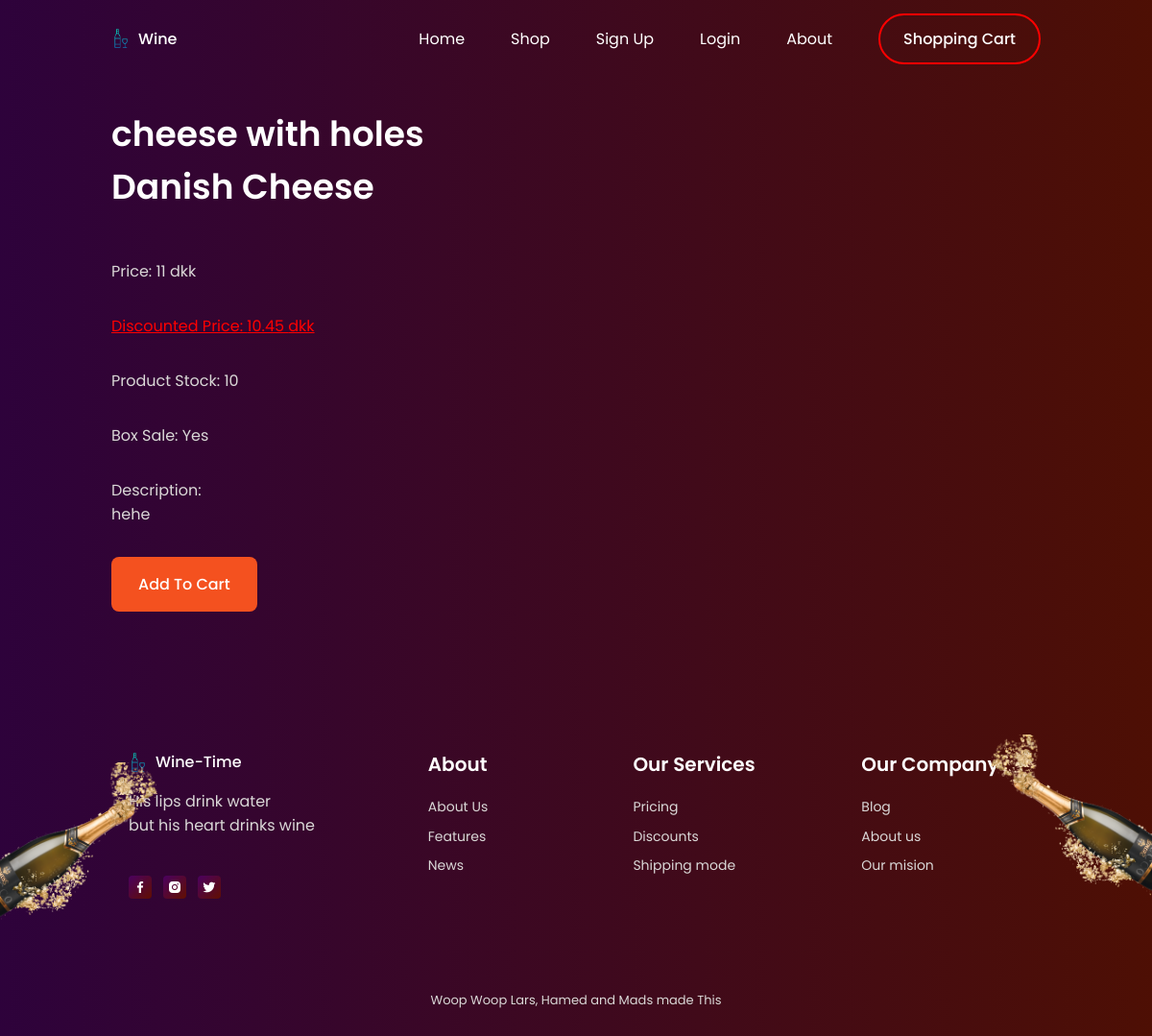
The app's page /productView.php?action=?&code=11 with its own data.
### tables this page shows
CREATE TABLE IF NOT EXISTS `products` (
  `ProductID` int AUTO_INCREMENT NOT NULL PRIMARY KEY,
  `pType` varchar(100) NULL,
  `pName` varchar(100) NULL,
  `pPrice` int(11) NULL,
  `pDiscount` int(11) NULL,
  `pStock` int(11) NULL,
  `pBoxsale` varchar(255) NULL,
  `pDescription` varchar(255) NULL,
  `pImgUrl` varchar(255) NULL
);

### classes/DAO/DbCon.php (called while the page is built, shortened)
<?php
class DbCon
{
    protected function connect()
    {
        try {
            $user = "admin5";
            $pass = "123456";
            $dbcon = new \PDO('mysql:host=localhost;dbname=WineTimeDB;charset=utf8', $user, $pass);
            return $dbcon;
        } catch (\PDOException $e) {
            print "Error!: " . $e->getMessage() . "<br/>";
            die();
        }
    }
}

### classes/DAO/Product.php (called while the page is built, shortened)
<?php
class Product extends DbCon
{
    public function showProduct($entryid)
    {
        try {
            $sqlGet = "SELECT * FROM products WHERE ProductID=$entryid";
            $stmt = $this->connect()->prepare($sqlGet);
            if (!$stmt->execute()) {
                $stmt = null;
                header("Location: ../adminEditProduct.php?error=stmtfailed");
                exit();
            }
            $getProduct = $stmt->fetchAll();
            return $getProduct;
        } catch (\Throwable $th) {
            $th = header("Location: ../adminEditProduct.php?error=stmtfailed");
        }
    }
}

### productView.php (the view, shortened to what this page needs)
<?php include_once './header.php';
if (isset($_GET['code'])) {
?>
    <?php
    $productView = new \DAO\Product();
    $getProduct = $productView->showProduct($_GET['code']);
    $disc = $getProduct[0][3] - ($getProduct[0][3] * ($getProduct[0][4] / 100));
    ?>
    <section class="section about" id="about">
        <div class="about__container container grid">
            <div class="about__data">
                <h2 class="section__title about__title">
                    <?php echo $getProduct[0][2]; ?><br />
                    <?php echo $getProduct[0][1]; ?>
                </h2>
                <p class="about__description">
                    Price: <?php echo $getProduct[0][3]; ?> dkk
                </p>
                <?php if ($getProduct[0][4] > 0) { ?>
                    <p style="text-decoration: underline; color: red;" class="about__description">
                        Discounted Price:
                        <?php echo $disc ?> dkk
                    </p>
                <?php } ?>
                <p class="about__description">
                    Product Stock:
                    <?php echo $getProduct[0][5]; ?>
                </p>
                <p class="about__description">
                    Box Sale:
                    <?php echo $getProduct[0][6]; ?>
                </p>
                <p class="about__description">
                    Description: <br>
                    <?php echo $getProduct[0][7]; ?>
                </p>
                <form method="post" action="./productView.php?action=add&code=<?php echo $getProduct[0][0]; ?>">
                    <button type="submit" value="Add to cat" class="button">Add To Cart</button>
                </form>
            </div>
        </div>
    </section>
<?php } else {
    header('Location: ./index.php?status=0');
}
?>
<?php include_once './footer.php'; ?>

### assets/css/styles.css (style rules this page uses)
:root { --header-height: 3.5rem; --hue: 14; --first-color: hsl(var(--hue), 91%, 54%); --first-color-alt: hsl(var(--hue), 91%, 50%); --title-color: hsl(var(--hue), 4%, 100%); --text-color: hsl(var(--hue), 4%, 85%); --text-color-light: hsl(var(--hue), 4%, 55%); --body-color: linear-gradient( 90deg, hsl(286, 93%, 12%) 0%, hsl(9, 90%, 16%) 100% ); --container-color: linear-gradient( 136deg, hsl(286, 98%, 19%) 0%, hsl(9, 100%, 19%) 100% ); --body-font: "Poppins", sans-serif; --biggest-font-size: 2rem; --h1-font-size: 1.5rem; --h2-font-size: 1.25rem; --h3-font-size: 1rem; --normal-font-size: 0.938rem; --small-font-size: 0.813rem; --smaller-font-size: 0.75rem; --font-medium: 500; --font-semi-bold: 600; --font-black: 900; --mb-0-25: 0.25rem; --mb-0-5: 0.5rem; --mb-0-75: 0.75rem; --mb-1: 1rem; --mb-1-5: 1.5rem; --mb-2: 2rem; --mb-2-5: 2.5rem; --z-tooltip: 10; --z-fixed: 100; }
@media screen and (min-width: 992px) { :root { --biggest-font-size: 4rem; --h1-font-size: 2.25rem; --h2-font-size: 1.5rem; --h3-font-size: 1.25rem; --normal-font-size: 1rem; --small-font-size: 0.875rem; --smaller-font-size: 0.813rem; } }
* { box-sizing: border-box; padding: 0; margin: 0; }
html { scroll-behavior: smooth; }
body { margin: var(--header-height) 0 0 0; font-family: var(--body-font); font-size: var(--normal-font-size); background: var(--body-color); color: var(--text-color); }
h1, h2, h3, h4 { color: var(--title-color); font-weight: var(--font-semi-bold); }
button, input { border: none; outline: none; }
button { cursor: pointer; font-family: var(--body-font); font-size: var(--normal-font-size); }
.section { padding: 4.5rem 0 2rem; }
.section__title { font-size: var(--h2-font-size); margin-bottom: var(--mb-2); text-align: center; }
.container { max-width: 968px; margin-left: var(--mb-1-5); margin-right: var(--mb-1-5); }
.grid { display: grid; }
.button { display: inline-block; background-color: var(--first-color); color: var(--title-color); padding: 1rem 1.75rem; border-radius: 0.5rem; font-weight: var(--font-medium); transition: 0.3s; }
.about__container { row-gap: 2rem; }
.about__data { text-align: center; }
.about__description { margin-bottom: var(--mb-2); }
@media screen and (min-width: 576px) { .about__container { grid-template-columns: 0.8fr; justify-content: center; } }
@media screen and (min-width: 767px) { body { margin: 0; } }
@media screen and (min-width: 767px) { .section { padding: 7rem 0 2rem; } }
@media screen and (min-width: 767px) { .about__container { grid-template-columns: repeat(2, 1fr); align-items: center; } }
@media screen and (min-width: 767px) { .about__title, .about__data { text-align: initial; } }
@media screen and (min-width: 992px) { .container { margin-left: auto; margin-right: auto; } }
@media screen and (min-width: 992px) { .section__title { font-size: var(--h1-font-size); margin-bottom: 3rem; } }
@media screen and (min-width: 992px) { .about__container { column-gap: 7rem; } }
@media screen and (min-width: 992px) { .about__description { padding-right: 2rem; } }

### records on screen
products: pName "cheese with holes", pType "Danish Cheese", pPrice "11", disc "10.45", pStock "10", pBoxsale "Yes", pDescription "hehe"
